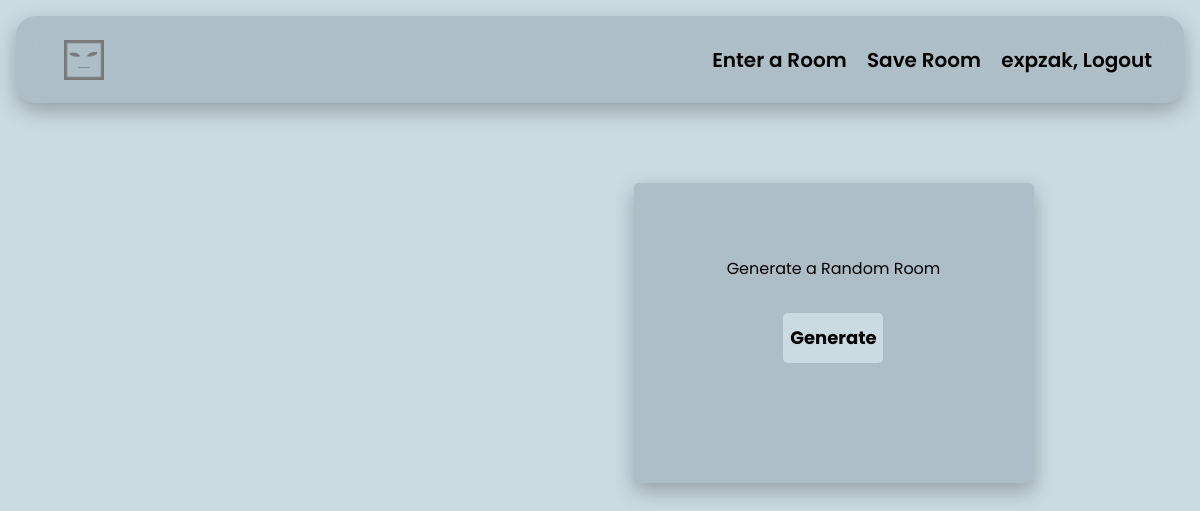
Page /dashboard/ (signed in) on the earlier database version.
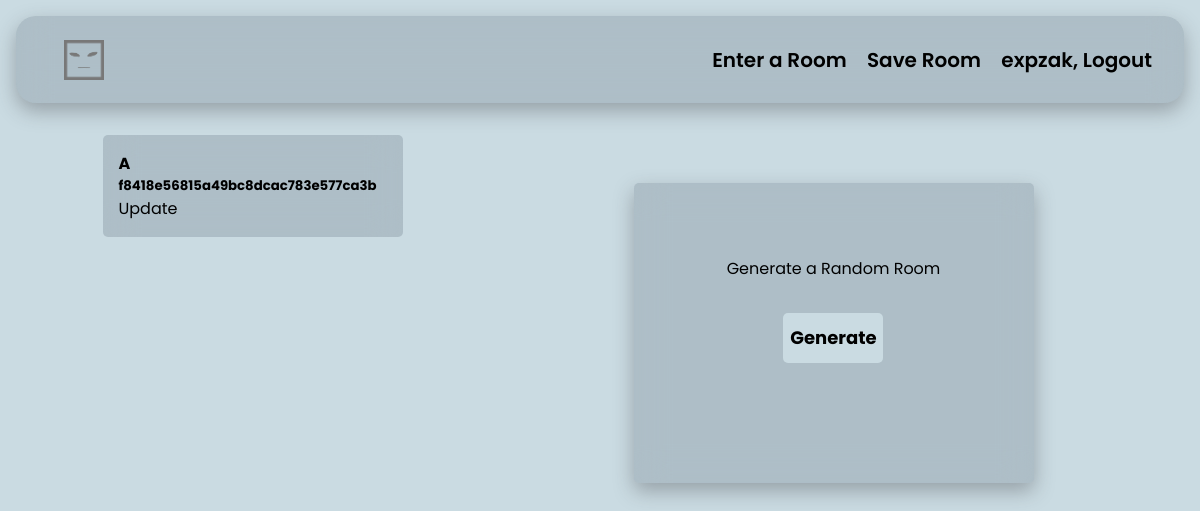
Same page on the later database version.
### chats/models.py (models this page shows, shortened)
class Rooms(models.Model):
    user = models.ForeignKey(User, on_delete=models.CASCADE, null=True, blank=True)
    roomname = models.CharField(max_length=255)
    rooms = models.CharField(max_length=255, unique=True)
    description = models.TextField(blank=True)
    datecreated = models.DateTimeField(auto_now_add=True)
    rndid = models.CharField(
        max_length=100, default=uuid.uuid4, editable=False, null=True, blank=True
    )
    class Meta:
        ordering = ("datecreated",)

### chats/views.py (the view)
# urls.py: path('dashboard/', views.Index, name='index'),
@login_required(login_url='login')
def Index(request):
    randROOM = None
    rooms = Rooms.objects.filter(user=request.user)
    if request.method == "POST":
        randROOM = str(uuid.uuid4().hex)
    context = {'randROOM': randROOM, 'rooms': rooms}
    return render(request, 'chats/dashboard.html', context)

### chats/templates/chats/dashboard.html (shortened to what this page needs)
{% extends 'chats/base.html' %} {% load static %}  {% block content %}
<header>
  <div class="navbar">
    <a href="{% url 'index' %}"
      ><img src="{% static 'image/new.png' %}" alt="Logo"
    /></a>
    <ul class="nav-links">
      <a href="{% url 'enterroom' %}">Enter a Room</a>
      <a href="{% url 'saveroom' %}">Save Room</a>
      <a href="{% url 'logout' %}">{{request.user}}, Logout</a>
    </ul>
  </div>
</header>
<body>
  <section>
    <div class="dashboard">
      <div class="roomlist">
        {% for room in rooms %}
          <a href="{% url 'room' room.rooms %}"
            ><div class="room">
              <h4 style="text-transform: uppercase">{{room.roomname}}</h4>
              <h5>{{room.rooms}}</h5>
              <a href="{% url 'update' room.rndid %}">Update</a>
            </div>
          </a>
        {% endfor %}
      </div>
      <div class="generate">
        <form method="post" action="">
          <label>Generate a Random Room</label>
          <button type="submit" class="btn-links" name="generate">
          Generate
          </button>
        </form>
      </div>
    </div>
  </section>
</body>
{% endblock %}

### chats/templates/chats/base.html (shortened to what this page needs)
{% load static %}
<!DOCTYPE html>
<html lang="en">
<head>
	<link
		rel="stylesheet"
		href="https://pro.fontawesome.com/releases/v5.10.0/css/all.css"
/>
	<link rel="stylesheet" type="text/css" href="{% static 'css/index.css' %}">
</head>
{% block content %}
{% endblock %}
</html>

### static/css/index.css (style rules this page uses)
* { padding: 0; margin: 0; -webkit-box-sizing: border-box; box-sizing: border-box; font-family: "Poppins", "sans-serif"; }
html { background-color: #cadbe2; height: relative; }
.navbar { display: -webkit-box; display: -ms-flexbox; display: flex; padding: 1rem; -webkit-box-pack: justify; -ms-flex-pack: justify; justify-content: space-between; -webkit-box-align: center; -ms-flex-align: center; align-items: center; margin: 1rem; border-radius: 20px; background: rgba(19, 30, 51, 0.15); -webkit-box-shadow: 0 8px 20px 0 rgba(63, 63, 68, 0.37); box-shadow: 0 8px 20px 0 rgba(63, 63, 68, 0.37); backdrop-filter: blur(16px); -webkit-backdrop-filter: blur(16px); }
.navbar img { margin-top: 0.5rem; margin-left: 2rem; height: 40px; width: 40px; }
.nav-links a { padding-right: 1rem; text-decoration: none; color: #000000; font-weight: 600; font-size: 20px; }
section { width: 90%; margin: auto; }
.dashboard { display: -webkit-box; display: -ms-flexbox; display: flex; -ms-flex-pack: distribute; justify-content: space-around; }
.generate { width: 400px; height: 300px; margin-top: 4rem; margin-right: 5rem; text-align: center; border-radius: 5px; display: -webkit-box; display: -ms-flexbox; display: flex; -webkit-box-orient: vertical; -webkit-box-direction: normal; -ms-flex-direction: column; flex-direction: column; -webkit-box-pack: center; -ms-flex-pack: center; justify-content: center; -webkit-box-align: center; -ms-flex-align: center; align-items: center; background: rgba(19, 30, 51, 0.15); -webkit-box-shadow: 0 8px 20px 0 rgba(63, 63, 68, 0.37); box-shadow: 0 8px 20px 0 rgba(63, 63, 68, 0.37); backdrop-filter: blur(16px); -webkit-backdrop-filter: blur(16px); }
.generate button { margin-top: 1rem; margin-bottom: 1rem; width: 100px; height: 50px; border-radius: 5px; border: none; font-weight: bold; font-size: 18px; background-color: #cadbe2; }
.roomlist { overflow: auto; overflow-y: scroll; width: 350px; height: 560px; margin-right: 9rem; color: black; }
.roomlist a { text-decoration: none; color: black; }
.room { color: #000000; width: 300px; height: relative; border-radius: 5px; padding: 1rem; margin: 1rem; background: rgba(19, 30, 51, 0.15); backdrop-filter: blur(16px); -webkit-backdrop-filter: blur(16px); overflow: hidden; white-space: nowrap; }
.room h5 { text-overflow: ellipsis; }

Differences in the rows shown:
added Rooms: roomname "A", rooms "f8418e56815a49bc8dcac783e577ca3b"
